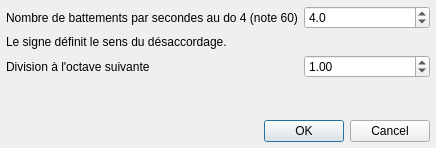
<?xml version="1.0" encoding="UTF-8"?>
<ui version="4.0">
 <class>DialogCeleste</class>
 <widget class="QDialog" name="DialogCeleste">
  <property name="windowModality">
   <enum>Qt::ApplicationModal</enum>
  </property>
  <property name="geometry">
   <rect>
    <x>0</x>
    <y>0</y>
    <width>436</width>
    <height>148</height>
   </rect>
  </property>
  <property name="windowTitle">
   <string>Accordage céleste</string>
  </property>
  <property name="windowIcon">
   <iconset resource="../ressources.qrc">
    <normaloff>:/icones/icon</normaloff>:/icones/icon</iconset>
  </property>
  <layout class="QGridLayout" name="gridLayout">
   <property name="leftMargin">
    <number>6</number>
   </property>
   <property name="topMargin">
    <number>6</number>
   </property>
   <property name="rightMargin">
    <number>6</number>
   </property>
   <property name="bottomMargin">
    <number>6</number>
   </property>
   <item row="0" column="0" colspan="2">
    <widget class="QLabel" name="label">
     <property name="text">
      <string>Nombre de battements par secondes au do 4 (note 60)</string>
     </property>
    </widget>
   </item>
   <item row="4" column="1" colspan="2">
    <widget class="QDialogButtonBox" name="buttonBox">
     <property name="orientation">
      <enum>Qt::Horizontal</enum>
     </property>
     <property name="standardButtons">
      <set>QDialogButtonBox::Cancel|QDialogButtonBox::Ok</set>
     </property>
    </widget>
   </item>
   <item row="1" column="0" colspan="2">
    <widget class="QLabel" name="label_2">
     <property name="text">
      <string>Le signe définit le sens du désaccordage.</string>
     </property>
    </widget>
   </item>
   <item row="2" column="2">
    <widget class="QDoubleSpinBox" name="doubleSpinDiv">
     <property name="minimum">
      <double>0.500000000000000</double>
     </property>
     <property name="maximum">
      <double>2.000000000000000</double>
     </property>
     <property name="singleStep">
      <double>0.100000000000000</double>
     </property>
     <property name="value">
      <double>1.000000000000000</double>
     </property>
    </widget>
   </item>
   <item row="2" column="0">
    <widget class="QLabel" name="label_4">
     <property name="text">
      <string>Division à l'octave suivante</string>
     </property>
    </widget>
   </item>
   <item row="3" column="1">
    <spacer name="verticalSpacer_2">
     <property name="orientation">
      <enum>Qt::Vertical</enum>
     </property>
     <property name="sizeHint" stdset="0">
      <size>
       <width>20</width>
       <height>40</height>
      </size>
     </property>
    </spacer>
   </item>
   <item row="0" column="2">
    <widget class="QDoubleSpinBox" name="doubleSpinHerz">
     <property name="decimals">
      <number>1</number>
     </property>
     <property name="minimum">
      <double>-10.000000000000000</double>
     </property>
     <property name="maximum">
      <double>10.000000000000000</double>
     </property>
     <property name="value">
      <double>4.000000000000000</double>
     </property>
    </widget>
   </item>
  </layout>
 </widget>
 <tabstops>
  <tabstop>doubleSpinHerz</tabstop>
  <tabstop>doubleSpinDiv</tabstop>
  <tabstop>buttonBox</tabstop>
 </tabstops>
 <resources>
  <include location="../ressources.qrc"/>
 </resources>
 <connections>
  <connection>
   <sender>buttonBox</sender>
   <signal>accepted()</signal>
   <receiver>DialogCeleste</receiver>
   <slot>accept()</slot>
   <hints>
    <hint type="sourcelabel">
     <x>248</x>
     <y>254</y>
    </hint>
    <hint type="destinationlabel">
     <x>157</x>
     <y>274</y>
    </hint>
   </hints>
  </connection>
  <connection>
   <sender>buttonBox</sender>
   <signal>rejected()</signal>
   <receiver>DialogCeleste</receiver>
   <slot>reject()</slot>
   <hints>
    <hint type="sourcelabel">
     <x>316</x>
     <y>260</y>
    </hint>
    <hint type="destinationlabel">
     <x>286</x>
     <y>274</y>
    </hint>
   </hints>
  </connection>
 </connections>
</ui>
